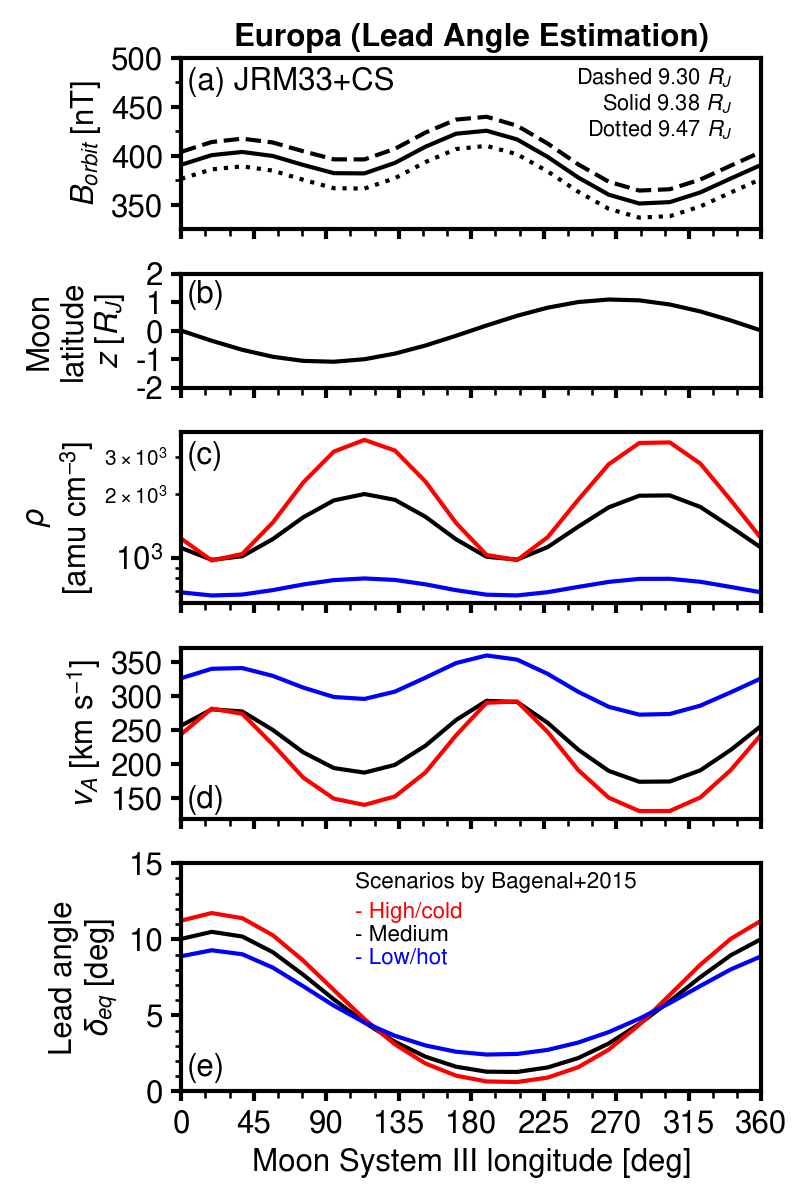

Python code for this plot:
""" Leadangle_model.py

Created on Jun 16, 2023
@author: Shin Satoh

Description:
Alfven速度を定義(Bagenal+2015)してリード角がどれくらいになるか見積もる


Version
1.0.0 (Jun 16, 2023)

"""

import numpy as np
import math
import copy
import matplotlib.pyplot as plt
from matplotlib.ticker import AutoMinorLocator
import B_JRM33 as BJRM
import B_equator as BEQ
import Leadangle_wave as LeadA
from TScmap import TScmap

# matplotlib フォント設定
fontname = 'Nimbus Sans'
plt.rcParams.update({'font.sans-serif': fontname,
                     'font.family': 'sans-serif',
                     'mathtext.fontset': 'custom',
                     'mathtext.rm': fontname,
                     'mathtext.it': fontname+':italic',
                     # 'mathtext.bf': 'Nimbus Sans:italic:bold',
                     'mathtext.bf': fontname+':bold'
                     })
params = {
    # 'lines.markersize': 1,
    # 'lines.linewidth': 1,
    'axes.linewidth': 2,
    'xtick.major.size': 5,
    'xtick.minor.size': 3.5,
    'xtick.major.width': 2.0,
    'xtick.minor.width': 1.25,
    'ytick.major.size': 5,
    'ytick.minor.size': 3,
    'ytick.major.width': 2.0,
    'ytick.minor.width': 1.25,
}
plt.rcParams.update(params)

# %% 定数
MOON = 'Europa'
MU0 = 1.26E-6            # 真空中の透磁率
AMU = 1.66E-27           # [kg]
RJ = 71492E+3            # JUPITER RADIUS [m]
C = 2.99792E+8           # 光速 [m/s]
OMGJ = 1.75868E-4        # 木星の自転角速度 [rad/s]
satovalN = np.recfromtxt('data/JRM33/satellite_foot_N.txt', skip_header=3,
                         names=['wlon', 'amlat', 'amwlon', 'iolat', 'iowlon', 'eulat', 'euwlon', 'galat', 'gawlon'])
satovalS = np.recfromtxt('data/JRM33/satellite_foot_S.txt', skip_header=3,
                         names=['wlon', 'amlat', 'amwlon', 'iolat', 'iowlon', 'eulat', 'euwlon', 'galat', 'gawlon'])
if MOON == 'Io':
    r_orbit = 5.95*RJ   # ORBITAL RADIUS [m]
    R_moon = 1.82E+6    # [m]
    OMGE = 4.1105E-5    # 衛星の公転角速度 [rad/s]
    vcor = 57*1E+3      # [m/s]
    n0 = 2000           # [cm-3] (Hess+2010)
    Ai = 32             # 原子量
    H_p = 1*RJ          # [m]
    wlonN = copy.copy(satovalN.wlon)
    FwlonN = copy.copy(satovalN.iowlon)
    FlatN = copy.copy(satovalN.iolat)
    FwlonS = copy.copy(satovalS.iowlon)
    FlatS = copy.copy(satovalS.iolat)

if MOON == 'Europa':
    r_orbitM = 9.38*RJ    # ORBITAL RADIUS (average) [m] (Bagenal+2015)
    r_orbitC = 9.30*RJ   # ORBITAL RADIUS (closest) [m] (Bagenal+2015)
    r_orbitF = 9.47*RJ   # ORBITAL RADIUS (farthest) [m] (Bagenal+2015)
    R_moon = 1.56E+6     # [m]
    OMGE = 2.0478E-5     # 衛星の公転角速度 [rad/s]
    n0 = 110             # [cm-3] (Cassidy+2013)

    ne_1 = 63            # 電子数密度 [cm-3] (Bagenal+2015)
    ne_2 = 158           # 電子数密度 [cm-3] (Bagenal+2015)
    ne_3 = 290           # 電子数密度 [cm-3] (Bagenal+2015)

    Ai_1 = 18            # 平均イオン原子量 (Bagenal+2015)
    Ai_2 = 18            # 平均イオン原子量 (Bagenal+2015)
    Ai_3 = 18            # 平均イオン原子量 (Bagenal+2015)

    Ti_1 = 340           # 平均イオン温度 [eV] (Bagenal+2015)
    Ti_2 = 88            # 平均イオン温度 [eV] (Bagenal+2015)
    Ti_3 = 48            # 平均イオン温度 [eV] (Bagenal+2015)

    Zi_1 = 1.4           # 平均イオン価数 [q] (Bagenal+2015)
    Zi_2 = 1.4           # 平均イオン価数 [q](Bagenal+2015)
    Zi_3 = 1.4           # 平均イオン価数 [q](Bagenal+2015)

    rho0_1 = 800         # プラズマ質量密度 [amu cm-3] (Bagenal+2015)
    rho0_2 = 2000        # プラズマ質量密度 [amu cm-3] (Bagenal+2015)
    rho0_3 = 3600        # プラズマ質量密度 [amu cm-3] (Bagenal+2015)

    rho0_1 = 1709        # プラズマ質量密度 [amu cm-3] (by ME)
    rho0_2 = 3539        # プラズマ質量密度 [amu cm-3] (by ME)
    rho0_3 = 4548        # プラズマ質量密度 [amu cm-3] (by ME)
    rho0_1 = 2050        # プラズマ質量密度 [amu cm-3] (by ME)
    rho0_2 = 4031        # プラズマ質量密度 [amu cm-3] (by ME)
    rho0_3 = 5458        # プラズマ質量密度 [amu cm-3] (by ME)

    H_p = 1.8*RJ         # [m]
    Hp0 = 0.64*RJ        # 基準スケールハイト [m] (Bagenal&Delamere2011)
    wlonN = copy.copy(satovalN.wlon)
    FwlonN = copy.copy(satovalN.euwlon)
    FlatN = copy.copy(satovalN.eulat)
    FwlonS = copy.copy(satovalS.euwlon)
    FlatS = copy.copy(satovalS.eulat)

if MOON == 'Ganymede':
    r_orbit = 15*RJ     # ORBITAL RADIUS [m]
    R_moon = 2.63E+6    # [m]
    vcor = 150*1E+3     # [m/s]
    n0 = 40             # [cm-3]
    Ai = 16             # 原子量
    H_p = 1.8*RJ        # [m]
    wlonN = copy.copy(satovalN.wlon)
    FwlonN = copy.copy(satovalN.gawlon)
    FlatN = copy.copy(satovalN.galat)
    FwlonS = copy.copy(satovalS.euwlon)
    FlatS = copy.copy(satovalS.eulat)

OMGR = OMGJ-OMGE


# %% Plasma sheet scale height
Hp_1 = Hp0*math.sqrt(Ti_1/Ai_1)     # Scale height [m] (Bagenal&Delamere2011)
Hp_2 = Hp0*math.sqrt(Ti_2/Ai_2)     # Scale height [m] (Bagenal&Delamere2011)
Hp_3 = Hp0*math.sqrt(Ti_3/Ai_3)     # Scale height [m] (Bagenal&Delamere2011)
print('Scale height (1)', Hp_1/RJ, ' (2)', Hp_2/RJ, ' (3)', Hp_3/RJ)


# %% 衛星公転軌道の磁場強度
S3wlon = np.radians(np.linspace(0, 360, 20))      # [rad]
S3lat = np.zeros(S3wlon.shape)                    # [rad]

theta = 0.5*np.pi-S3lat
phi = 2*np.pi-S3wlon
B = np.zeros(phi.shape)
# Br = np.zeros(phi.shape)
# Btheta = np.zeros(phi.shape)
B_far = np.zeros(phi.shape)
B_close = np.zeros(phi.shape)
for i in range(phi.size):
    x = r_orbitM*math.sin(theta[i])*math.cos(phi[i])
    y = r_orbitM*math.sin(theta[i])*math.sin(phi[i])
    z = r_orbitM*math.cos(theta[i])
    Bv = BJRM.B().JRM33(r_orbitM, theta[i], phi[i])*1E-9      # [T]
    Bx = Bv[0]*math.sin(theta[i])*math.cos(phi[i]) \
        + Bv[1]*math.cos(theta[i])*math.cos(phi[i]) \
        - Bv[2]*math.sin(phi[i])
    By = Bv[0]*math.sin(theta[i])*math.sin(phi[i]) \
        + Bv[1]*math.cos(theta[i])*math.sin(phi[i]) \
        + Bv[2]*math.cos(phi[i])
    Bz = Bv[0]*math.cos(theta[i]) - Bv[1]*math.sin(theta[i])
    Bcs = BJRM.B().BCS(x, y, z, phi[i])  # [nT]
    Bx += Bcs[0]*1E-9       # [T]
    By += Bcs[1]*1E-9       # [T]
    Bz += Bcs[2]*1E-9       # [T]
    B[i] = math.sqrt(Bx**2+By**2+Bz**2)      # [T]

    x = r_orbitC*math.sin(theta[i])*math.cos(phi[i])
    y = r_orbitC*math.sin(theta[i])*math.sin(phi[i])
    z = r_orbitC*math.cos(theta[i])
    Bv = BJRM.B().JRM33(r_orbitC, theta[i], phi[i])*1E-9      # [T]
    Bx = Bv[0]*math.sin(theta[i])*math.cos(phi[i]) \
        + Bv[1]*math.cos(theta[i])*math.cos(phi[i]) \
        - Bv[2]*math.sin(phi[i])
    By = Bv[0]*math.sin(theta[i])*math.sin(phi[i]) \
        + Bv[1]*math.cos(theta[i])*math.sin(phi[i]) \
        + Bv[2]*math.cos(phi[i])
    Bz = Bv[0]*math.cos(theta[i]) - Bv[1]*math.sin(theta[i])
    Bcs = BJRM.B().BCS(x, y, z, phi[i])  # [nT]
    Bx += Bcs[0]*1E-9       # [T]
    By += Bcs[1]*1E-9       # [T]
    Bz += Bcs[2]*1E-9       # [T]
    B_close[i] = math.sqrt(Bx**2+By**2+Bz**2)      # [T]

    x = r_orbitF*math.sin(theta[i])*math.cos(phi[i])
    y = r_orbitF*math.sin(theta[i])*math.sin(phi[i])
    z = r_orbitF*math.cos(theta[i])
    Bv = BJRM.B().JRM33(r_orbitF, theta[i], phi[i])*1E-9      # [T]
    Bx = Bv[0]*math.sin(theta[i])*math.cos(phi[i]) \
        + Bv[1]*math.cos(theta[i])*math.cos(phi[i]) \
        - Bv[2]*math.sin(phi[i])
    By = Bv[0]*math.sin(theta[i])*math.sin(phi[i]) \
        + Bv[1]*math.cos(theta[i])*math.sin(phi[i]) \
        + Bv[2]*math.cos(phi[i])
    Bz = Bv[0]*math.cos(theta[i]) - Bv[1]*math.sin(theta[i])
    Bcs = BJRM.B().BCS(x, y, z, phi[i])  # [nT]
    Bx += Bcs[0]*1E-9       # [T]
    By += Bcs[1]*1E-9       # [T]
    Bz += Bcs[2]*1E-9       # [T]
    B_far[i] = math.sqrt(Bx**2+By**2+Bz**2)      # [T]


# %% 衛星のトーラス内相対位置
# S3RH座標系
x0 = r_orbitM*np.cos(phi)
y0 = r_orbitM*np.sin(phi)
z0 = np.zeros(x0.shape)
rvec0 = np.array([x0, y0, z0])

# ダイポール座標系に持っていく
# S3RH で Z3軸 の(右ネジ)まわりに-65.8度回転
phiRH0 = math.radians(-65.8)    # Connerney+2020
rvec0 = np.array([
    rvec0[0, :]*math.cos(phiRH0) - rvec0[1, :]*math.sin(phiRH0),
    rvec0[0, :]*math.sin(phiRH0) + rvec0[1, :]*math.cos(phiRH0),
    rvec0[2, :]
])

# S3RH で X3軸 の(右ネジ)まわりに-7度回転
TILT0 = math.radians(6.7)
rvec = np.array([
    rvec0[0, :],
    rvec0[1, :]*math.cos(TILT0) - rvec0[2, :]*math.sin(TILT0),
    rvec0[1, :]*math.sin(TILT0) + rvec0[2, :]*math.cos(TILT0)
])


# %% Rho, VA, and Lead angle (North)
tau = np.zeros(S3wlon.size)
rho_1 = np.zeros(S3wlon.size)
VA_1 = np.zeros(S3wlon.size)
for i in range(S3wlon.size):
    S0 = LeadA.Awave().tracefield(r_orbitM, S3wlon[i])
    tau[i], _, _ = LeadA.Awave().tracefield2(r_orbitM, S3wlon[i], S0,
                                             rho0_1, Hp_1, 'N')      # 北向きの伝搬
    rho_1[i] = rho0_1*AMU*1E+6*np.exp(-(S0/Hp_1)**2)
    VA_1[i] = B[i]/math.sqrt(MU0*rho_1[i])
leadangle_L = np.degrees(OMGR*tau)

tau = np.zeros(S3wlon.size)
rho_2 = np.zeros(S3wlon.size)
VA_2 = np.zeros(S3wlon.size)
for i in range(S3wlon.size):
    S0 = LeadA.Awave().tracefield(r_orbitM, S3wlon[i])
    tau[i], _, _ = LeadA.Awave().tracefield2(r_orbitM, S3wlon[i], S0,
                                             rho0_2, Hp_2, 'N')      # 北向きの伝搬
    rho_2[i] = rho0_2*AMU*1E+6*np.exp(-(S0/Hp_2)**2)
    VA_2[i] = B[i]/math.sqrt(MU0*rho_2[i])
leadangle_M = np.degrees(OMGR*tau)

tau = np.zeros(S3wlon.size)
rho_3 = np.zeros(S3wlon.size)
VA_3 = np.zeros(S3wlon.size)
for i in range(S3wlon.size):
    S0 = LeadA.Awave().tracefield(r_orbitM, S3wlon[i])
    tau[i], _, _ = LeadA.Awave().tracefield2(r_orbitM, S3wlon[i], S0,
                                             rho0_3, Hp_3, 'N')      # 北向きの伝搬
    rho_3[i] = rho0_3*AMU*1E+6*np.exp(-(S0/Hp_3)**2)
    VA_3[i] = B[i]/math.sqrt(MU0*rho_3[i])
leadangle_H = np.degrees(OMGR*tau)


# %% 描画
fsize = 15
fig, ax = plt.subplots(5, 1, figsize=(5.4, 8), dpi=150,
                       height_ratios=[3, 2, 3, 3, 4])
plt.subplots_adjust(left=0.2, top=0.95)
ax[0].set_title(MOON+' (Lead Angle Estimation)', weight='bold', fontsize=fsize)
ax[0].set_xlim(0, 360)
ax[0].set_ylim(325, 500)
# ax[0].set_xlabel('S3 wlong.')
ax[0].set_ylabel('$B_{orbit}$ [nT]', fontsize=fsize)
ax[0].set_yticks(np.arange(350, 501, 50))
ax[0].set_yticklabels(np.arange(350, 501, 50))
ax[0].plot(np.degrees(S3wlon), B*(1E+9),
           linestyle='solid', linewidth=2, color='k')
ax[0].plot(np.degrees(S3wlon), B_close*(1E+9),
           linestyle='dashed', linewidth=2, color='k')
ax[0].plot(np.degrees(S3wlon), B_far*(1E+9),
           linestyle='dotted', linewidth=2, color='k')
ax[0].yaxis.set_minor_locator(AutoMinorLocator(2))  # minor ticks
# ax[0].tick_params(axis='x', length=0, which='major')  # 目盛りを消す
plt.setp(ax[0].get_xticklabels(), visible=False)  # ラベルを消す
ax[0].text(0.01, 0.95, '(a) JRM33+CS', color='k',
           horizontalalignment='left',
           verticalalignment='top',
           transform=ax[0].transAxes,
           fontsize=fsize)
ax[0].text(0.95, 0.95,
           'Dashed 9.30 $R_J$\nSolid 9.38 $R_J$\nDotted 9.47 $R_J$',
           color='k',
           horizontalalignment='right',
           verticalalignment='top',
           transform=ax[0].transAxes,
           fontsize=fsize*0.7)

ax[1].set_xlim(0, 360)
ax[1].set_ylim(-2.0, 2.0)
ax[1].set_ylabel('Moon\nlatitude\n$z$ [$R_J$]', fontsize=fsize)
ax[1].set_yticks(np.arange(-2, 3, 1))
ax[1].set_yticklabels(np.arange(-2, 3, 1))
ax[1].plot(np.degrees(S3wlon), rvec[2, :]/RJ, linewidth=2, color='k')
# ax[1].tick_params(axis='x', length=0, which='major')  # 目盛りを消す
plt.setp(ax[1].get_xticklabels(), visible=False)  # ラベルを消す
ax[1].text(0.01, 0.94, '(b)', color='k',
           horizontalalignment='left',
           verticalalignment='top',
           transform=ax[1].transAxes,
           fontsize=fsize)

ax[2].set_xlim(0, 360)
# ax[2].set_ylim(-2.0, 2.0)
ax[2].set_ylabel('$\\rho$\n[amu cm$^{-3}$]', fontsize=fsize)
# ax[2].set_yticks(np.arange(-2, 3, 1))
# ax[2].set_yticklabels(np.arange(-2, 3, 1))
ax[2].set_yscale('log')
ax[2].plot(np.degrees(S3wlon), rho_1/(1E+6)/AMU, linewidth=2, color='b')
ax[2].plot(np.degrees(S3wlon), rho_2/(1E+6)/AMU, linewidth=2, color='k')
ax[2].plot(np.degrees(S3wlon), rho_3/(1E+6)/AMU, linewidth=2, color='r')
# ax[2].tick_params(axis='x', length=0, which='major')  # 目盛りを消す
plt.setp(ax[2].get_xticklabels(), visible=False)  # ラベルを消す
ax[2].text(0.01, 0.95, '(c)', color='k',
           horizontalalignment='left',
           verticalalignment='top',
           transform=ax[2].transAxes,
           fontsize=fsize)

ax[3].set_xlim(0, 360)
# ax[3].set_ylim(150, 600)
ax[3].set_ylabel('$v_A$ [km s$^{-1}$]', fontsize=fsize)
ax[3].set_yticks(np.arange(100, 601, 50))
ax[3].set_yticklabels(np.arange(100, 601, 50))
ax[3].plot(np.degrees(S3wlon), VA_2/1000,
           linestyle='solid', linewidth=2, color='k')
# ax[3].plot(np.degrees(S3wlon), Va_M1/1000,
#            linestyle='dashed', linewidth=1, color='k')
# ax[3].plot(np.degrees(S3wlon), Va_M2/1000,
#            linestyle='dotted', linewidth=1, color='k')
ax[3].plot(np.degrees(S3wlon), VA_3/1000,
           linestyle='solid', linewidth=2, color='r')
ax[3].plot(np.degrees(S3wlon), VA_1/1000,
           linestyle='solid', linewidth=2, color='b')
# ax[2].tick_params(axis='x', length=0, which='major')  # 目盛りを消す
plt.setp(ax[3].get_xticklabels(), visible=False)  # ラベルを消す
ax[3].text(0.01, 0.2, '(d)', color='k',
           horizontalalignment='left',
           verticalalignment='top',
           transform=ax[3].transAxes,
           fontsize=fsize)

ax[4].set_xlim(0, 360)
ax[4].set_ylim(0, 20)
ax[4].set_xlabel("Moon System III longitude [deg]", fontsize=fsize)
ax[4].set_ylabel('Lead angle\n$\delta_{eq}$ [deg]', fontsize=fsize)
ax[4].set_yticks(np.arange(0, 21, 5))
ax[4].set_yticklabels(np.arange(0, 21, 5))
ax[4].plot(np.degrees(S3wlon), leadangle_M,
           linestyle='solid', linewidth=2, color='k')
# ax[4].plot(np.degrees(S3wlon), leadangle_M1,
#            linestyle='dashed', linewidth=1, color='k')
# ax[4].plot(np.degrees(S3wlon), leadangle_M2,
#            linestyle='dotted', linewidth=1, color='k')
ax[4].plot(np.degrees(S3wlon), leadangle_H,
           linestyle='solid', linewidth=2, color='r')
# ax[4].plot(np.degrees(S3wlon), leadangle_H1,
#            linestyle='dashed', linewidth=1, color='r')
# ax[4].plot(np.degrees(S3wlon), leadangle_H2,
#            linestyle='dotted', linewidth=1, color='r')
ax[4].plot(np.degrees(S3wlon), leadangle_L,
           linestyle='solid', linewidth=2, color='b')
# ax[4].plot(np.degrees(S3wlon), leadangle_L1,
#            linestyle='dashed', linewidth=1, color='b')
# ax[4].plot(np.degrees(S3wlon), leadangle_L2,
#            linestyle='dotted', linewidth=1, color='b')
# ax[4].tick_params(axis='x', length=0, which='major')  # 目盛りを消す
# plt.setp(ax[4].get_xticklabels(), visible=False)  # ラベルを消す
ax[4].yaxis.set_minor_locator(AutoMinorLocator(5))  # minor ticks
ax[4].text(0.01, 0.17, '(e)', color='k',
           horizontalalignment='left',
           verticalalignment='top',
           transform=ax[4].transAxes,
           fontsize=fsize)
ax[4].text(0.33, 0.63, '- Low/hot', color='b',
           horizontalalignment='left',
           verticalalignment='top',
           transform=ax[4].transAxes,
           fontsize=fsize*0.72)
ax[4].text(0.33, 0.73, '- Medium', color='k',
           horizontalalignment='left',
           verticalalignment='top',
           transform=ax[4].transAxes,
           fontsize=fsize*0.72)
ax[4].text(0.33, 0.83, '- High/cold', color='r',
           horizontalalignment='left',
           verticalalignment='top',
           transform=ax[4].transAxes,
           fontsize=fsize*0.72)
ax[4].text(0.33, 0.96, '$N_{col}=1.2\\times 10^{-9}$ [kg m$^{-3}$]', color='k',
           horizontalalignment='left',
           verticalalignment='top',
           transform=ax[4].transAxes,
           fontsize=fsize*0.72)
"""ax[4].text(0.3, 0.96, 'Scenarios by Bagenal+2015', color='k',
           horizontalalignment='left',
           verticalalignment='top',
           transform=ax[4].transAxes,
           fontsize=fsize*0.72)"""

for i in range(5):
    ax[i].tick_params(axis='y', labelsize=fsize)
    ax[i].set_xticks(np.arange(0, 361, 45))
    ax[i].set_xticklabels(np.arange(0, 361, 45), fontsize=fsize)
    ax[i].xaxis.set_minor_locator(AutoMinorLocator(3))  # minor ticks

fig.tight_layout()
plt.savefig('Leadangle_model.png')
plt.show()

# %%
